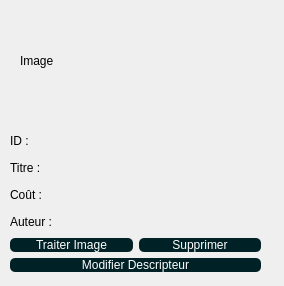
<?xml version="1.0" encoding="UTF-8"?>
<ui version="4.0">
 <class>AfficheurDescripteur</class>
 <widget class="QWidget" name="AfficheurDescripteur">
  <property name="geometry">
   <rect>
    <x>0</x>
    <y>0</y>
    <width>284</width>
    <height>286</height>
   </rect>
  </property>
  <property name="windowTitle">
   <string>Form</string>
  </property>
  <widget class="QLabel" name="lblImage">
   <property name="geometry">
    <rect>
     <x>20</x>
     <y>10</y>
     <width>221</width>
     <height>101</height>
    </rect>
   </property>
   <property name="text">
    <string>Image</string>
   </property>
  </widget>
  <widget class="QWidget" name="layoutWidget">
   <property name="geometry">
    <rect>
     <x>10</x>
     <y>130</y>
     <width>251</width>
     <height>142</height>
    </rect>
   </property>
   <layout class="QVBoxLayout" name="verticalLayout">
    <item>
     <layout class="QGridLayout" name="gridLayout">
      <item row="1" column="0">
       <widget class="QLabel" name="lblTitre">
        <property name="text">
         <string>Titre : </string>
        </property>
       </widget>
      </item>
      <item row="2" column="0">
       <widget class="QLabel" name="lblCout">
        <property name="text">
         <string>Coût :</string>
        </property>
       </widget>
      </item>
      <item row="3" column="0">
       <widget class="QLabel" name="lblAuteur">
        <property name="text">
         <string>Auteur :</string>
        </property>
       </widget>
      </item>
      <item row="0" column="0">
       <widget class="QLabel" name="lblID">
        <property name="text">
         <string>ID :</string>
        </property>
       </widget>
      </item>
     </layout>
    </item>
    <item>
     <layout class="QHBoxLayout" name="horizontalLayout">
      <item>
       <widget class="QPushButton" name="btnTraiter">
        <property name="styleSheet">
         <string notr="true">background-color: rgb(0, 33, 37);
border-radius:5px;
font: 700 10pt &quot;Ubuntu&quot;;
color:white;</string>
        </property>
        <property name="text">
         <string>Traiter Image</string>
        </property>
       </widget>
      </item>
      <item>
       <widget class="QPushButton" name="btnSupprimer">
        <property name="styleSheet">
         <string notr="true">background-color: rgb(0, 33, 37);
border-radius:5px;
font: 700 10pt &quot;Ubuntu&quot;;
color:white;</string>
        </property>
        <property name="text">
         <string>Supprimer</string>
        </property>
       </widget>
      </item>
     </layout>
    </item>
    <item>
     <widget class="QPushButton" name="btnModifier">
      <property name="styleSheet">
       <string notr="true">background-color: rgb(0, 33, 37);
border-radius:5px;
font: 700 10pt &quot;Ubuntu&quot;;
color:white;</string>
      </property>
      <property name="text">
       <string>Modifier Descripteur</string>
      </property>
     </widget>
    </item>
   </layout>
  </widget>
 </widget>
 <resources/>
 <connections/>
</ui>
